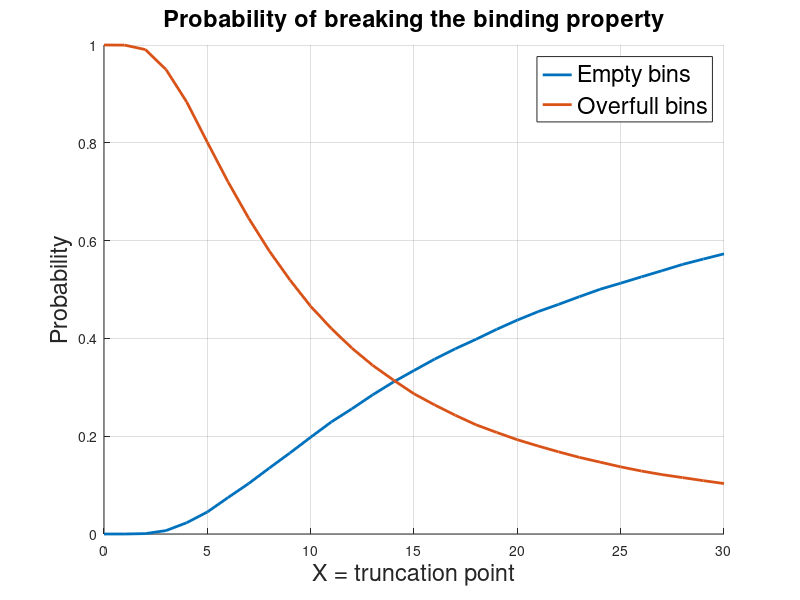

Reproduce this figure in MATLAB. (Note: a time limit stopped this script after it produced the figure.)
%% Version 1
clc;clf;clear

XRange = 0:30;

emptyBins = zeros(1,size(XRange,2));
overfullBins = zeros(1,size(XRange,2));

for X = XRange %Number of bins (Truncation point)
    inputBits = 17; %Always 17 bits going in (Balls thrown) (16 bits of random and 1 bit of message)
    
    goFor = 10000;
    
    binsTot = zeros(goFor,X+1);
    moreThenOneBal = zeros(1,goFor);
    emptySpace = zeros(1,goFor);
    
    lower = XRange(1)-0.5;    %Removed 0.5 so round is fair
    upper = X+0.5;  %Added 0.5 so round is fair
    
    for k = 1:goFor
        r = round((upper - lower).*rand(1,inputBits) + lower);
        for j = 1:size(r,2)
            binsTot(k,r(j)+1) = binsTot(k,r(j)+1) + 1;
        end
        moreThenOneBal(k) = sum(binsTot(k,:) >= 2);
        emptySpace(k) = sum(binsTot(k,:) <= 0);
    end
    
    %binsMean = mean(binsTot)
    
    %bar(binsMean)
    
    overfullBins(X+1) = sum(moreThenOneBal)/((X+1) * goFor);
    %disp("Bins with more then 1 balls: " + overfullBins*100 + "%")
    
    emptyBins(X+1) = sum(emptySpace)/((X+1) * goFor);
    %disp("Bins with 0 balls: " + emptyBins*100 + "%")


end



hold on
grid on

plot(XRange,emptyBins, "LineWidth", 2)
plot(XRange,overfullBins, "LineWidth", 2)

legend("Empty bins", "Overfull bins", "FontSize",17)
title("Probability of breaking the binding property", "FontSize",17)
xlabel("X = truncation point", "FontSize",17)
ylabel("Probability", "FontSize",17)

saveas(gcf, "bindingBins.png");

%% Version 2
clc;clf;clear;
%Red balls = 0 
%Blue balls = 1
%    or
%Have two "diffrent" bins for one bin, on red and one blue.

%Think of the balls as diffrent inputs, aka, on red ball is the input
%0||r, r \in {0,1}^16 and the green is 1||r. Then the bins are the diffrent
%output. So we have 2^X outputs, aka 2^X bins because output \in {0,1}^X
%If two green balls hapens to end up in the same bin, that is not
%considered as a collision. But if one red and green ball ends up in the
%same bin, that means we have a collision. Becuse two diffrent messages, 
%m = 0, and m = 1 are having the same output. 
%If more then one red and green balls ends up in the same bin, we will
%still just count that as one collisions.
%So if we have at least one collision, the binding property is considerd
%broken! To simulate the probablity, we need to test this many times and
%divide the times the binding property where considerd broken with the
%total amount of times the test where run. This is done for EVERY value of
%X. 

%Throw total of 2^17 balls
%2^16 red balls
tic
redBalls = 2^16;         %16 is from the assignment
greenBalls = 2^16;
goForIterations = 1:1000;
XIterations = 0:20;     %From assignment X \in [0,30]

bindingBroken = zeros(size(goForIterations,2), size(XIterations,2));

for i = XIterations
    X = i;
    bins = 2.^X;
    i
    tic
    for j = goForIterations
        %Simulat throwing 2^16 red balls (row 1) and throwing 2^16 green 
        % balls (row 2).
        %Starting at 1 because 2^0 = 1
        %Row is color of ball, column is which ball, value is in which bin
        ballsInWhichBin = randUniform(1, bins, 2, redBalls);
        
        %Row is color of ball, colum is which bin, value is the number of balls in
        %that bin
        numberOfBalsInEachBin = zeros(2, bins);
        
        %Add the right number of balls to each bin
        for k = 1:size(ballsInWhichBin,2)
            binNumberRed = ballsInWhichBin(1,k);
            binNumberGreen = ballsInWhichBin(2,k);
            numberOfBalsInEachBin(1, binNumberRed) = numberOfBalsInEachBin(1, binNumberRed) + 1;
            numberOfBalsInEachBin(2, binNumberGreen) = numberOfBalsInEachBin(2, binNumberGreen) + 1;
        end
        
        %Determin if a bin has any balls in it
        binHasBalls = numberOfBalsInEachBin >= 1;
        
        %Determiin if a bin has at least on red and green ball in it
        binHasOverflow = sum(binHasBalls, 1) >= 2;
        
        %If any bin has more then one sort of ball, the binding is borken
        if sum(binHasOverflow, 2) >= 1
            bindingBroken(j,i+1) = 1;
        end
    end
    toc
end


bindingBrokenProb = sum(bindingBroken,1)./size(bindingBroken,1);

plot(XIterations, bindingBrokenProb(XIterations+1));
toc

%% Version 3 best version without parfar
clc;clf;clear;

%Throw total of 2^17 balls
%2^16 red balls
tic
redBalls = 2^16;         %16 is from the assignment
greenBalls = 2^16;
goForIterations = 1:1000;
XIterations = 0:40;     %From assignment X \in [0,30]

bindingBroken = zeros(size(goForIterations,2), size(XIterations,2));

for i = XIterations
    X = i;
    bins = 2.^X;
    i

    for j = goForIterations
        %Simulat throwing 2^16 red balls (row 1) and throwing 2^16 green 
        % balls (row 2).
        %Starting at 1 because 2^0 = 1
        %Row is color of ball, column is which ball, value is in which bin
        ballsInWhichBin = randUniform(1, bins, 2, redBalls);

        collisions = ismember(ballsInWhichBin(1,:), ballsInWhichBin(2,:));
        if sum(collisions, 2) >= 1
            bindingBroken(j,i+1) = 1;
        end
    end
end


bindingBrokenProb = sum(bindingBroken,1)./size(bindingBroken,1);

plot(XIterations, bindingBrokenProb(XIterations+1));
toc

%% Version 4 best version in a parfor
clc;clf;clear;

%Throw total of 2^17 balls
%2^16 red balls
tic
redBalls = 2^16;         %16 is from the assignment
greenBalls = 2^16;
goForIterations = 1:3000;
XIterations = 0:40;     %From assignment X \in [0,30]

bindingBroken = zeros(size(goForIterations,2), size(XIterations,2));

for i = XIterations
    X = i;
    bins = 2.^X;
    i

    tic
    for j = goForIterations
        ballsInWhichBin = randUniform(1, bins, 2, redBalls);
        ballsInWhichBin = sort(ballsInWhichBin,2);
        
        pRed = 1;
        pGreen = 1;
        for k = 1:size(ballsInWhichBin,2)
            if ballsInWhichBin(1,pRed) < ballsInWhichBin(2,pGreen)
                pRed = pRed + 1;
                continue
            elseif ballsInWhichBin(1,pRed) > ballsInWhichBin(2,pGreen)
                pGreen = pGreen + 1;
                continue
            else
                bindingBroken(j,i+1) = 1;
                break;
            end
        end
    end
    toc
end


bindingBrokenProb = sum(bindingBroken,1)./size(bindingBroken,1);
toc
%% Plot for v4
clf;
plot(XIterations, bindingBrokenProb(XIterations+1), "LineWidth", 2);
grid on

legend("Overfull bins", "FontSize",17, 'Location','southwest')
title("Probability of breaking the binding property", "FontSize",17)
xlabel("X = truncation point", "FontSize",17)
ylabel("Probability", "FontSize",17)
axis([0 XIterations(end) 0 1.1])

saveas(gcf, "bindingBinsV4.png");

%% Version 5 worse then before
clc;clf;clear;

%Throw total of 2^17 balls
%2^16 red balls
tic
redBalls = 2^16;         %16 is from the assignment
greenBalls = 2^16;
goForIterations = 1:100;
XIterations = 0:40;     %From assignment X \in [0,30]

bindingBroken = zeros(size(goForIterations,2), size(XIterations,2));

parfor i = XIterations
    X = i;
    bins = 2.^X;
    i

    ballsInWhichBin = randUniform(1, bins, 2*size(goForIterations,2), redBalls);
    ballsInWhichBin = sort(ballsInWhichBin,2);
    
    for j = goForIterations
        pRed = 1;
        pGreen = 1;
        for k = 1:size(ballsInWhichBin,2)
            if ballsInWhichBin(j,pRed) < ballsInWhichBin(size(goForIterations,2) + j,pGreen)
                pRed = pRed + 1;
                continue
            elseif ballsInWhichBin(j,pRed) > ballsInWhichBin(size(goForIterations,2) + j,pGreen)
                pGreen = pGreen + 1;
                continue
            else
                bindingBroken(j,i+1) = 1;
                break;
            end
        end
    end
end


bindingBrokenProb = sum(bindingBroken,1)./size(bindingBroken,1);

plot(XIterations, bindingBrokenProb(XIterations+1));
toc

%%
A = [1 2 5 1, 3 6 7 8];
[uniqueA i j] = unique(A,'first');
indexToDupes = find(not(ismember(1:numel(A),i)))

%%
tic
ballsInWhichBin = randUniform(1, bins, 2*1000, redBalls);
toc
%%
tic
randi(bins, 2*3000, redBalls);
%ballsInWhichBin = randUniform(1, bins, 2*3000, redBalls);
toc
